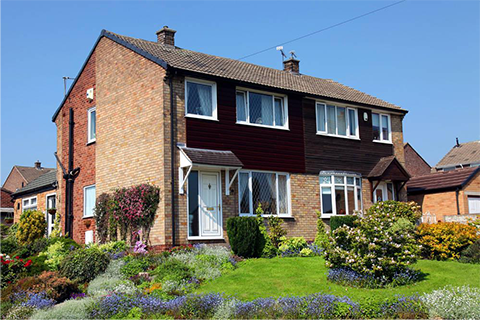
#> input picture icons/example.png, 480 x 320 px, found by its file name
$ python RGB.py
#> lines starting #> are read from the running program, lines starting #| are printed output that depends on the picture
import numpy as np
import cv2

img_path=".\\icons\\example.png"
img=cv2.imread(img_path)    #用于显示的图像
#> img is the input picture: shape (320, 480, 3); mean B, G, R 123.2, 124.8, 114.2
(B,G,R)=cv2.split(img)  #将图像分为RGB
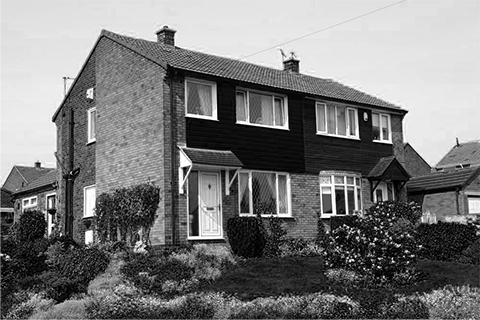
#> B: shape (320, 480); min 0, max 255, mean 123.2
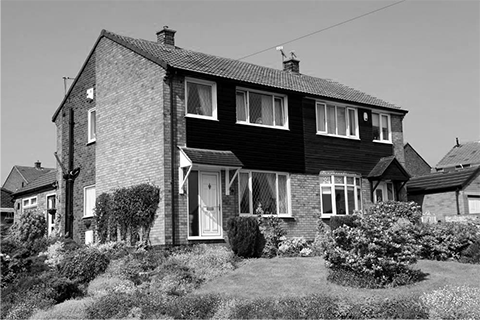
#> G: shape (320, 480); min 0, max 255, mean 124.8
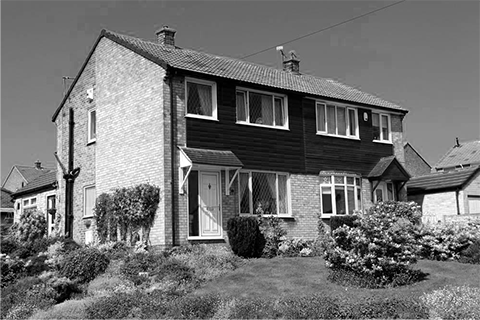
#> R: shape (320, 480); min 0, max 255, mean 114.2
Light=0.3   #亮度初值
Contrast=80 #对比度初值
r=1 #红色的比例初值
g=1 #绿色的比例初值
b=1 #蓝色的比例初值

def updata():
    global img
    img=cv2.merge([np.uint8(np.clip((B*b),0,255)),np.uint8(np.clip((G*g),0,255)),np.uint8(np.clip((R*r),0,255))])
    img=np.uint8(np.clip((Light*img+Contrast),0,255))
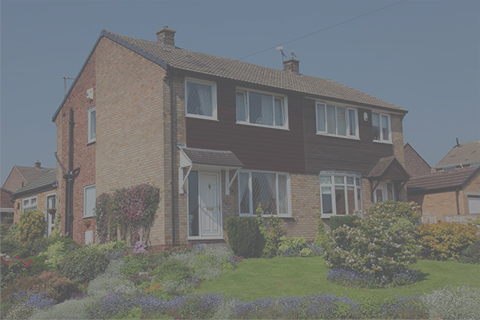
#> img: shape (320, 480, 3); mean B, G, R 116.5, 117, 113.8

def updateR(x):
    global r
    r=cv2.getTrackbarPos('R','RGB')
    r*=0.01

def updateG(x):
    global g
    g=cv2.getTrackbarPos('G','RGB')
    g*=0.01

def updateB(x):
    global b
    b=cv2.getTrackbarPos('B','RGB')
    b*=0.01

def updateLight(x):
    global Light
    Light=cv2.getTrackbarPos('Light','RGB')
    Light*=0.01

def updateContrast(x):
    global Contrast
    Contrast=cv2.getTrackbarPos('Contrast','RGB')

def SavePicture(x):
    cv2.imwrite('.\\icons\\saved.png',img)
    cv2.setTrackbarPos('Save','RGB',0)


cv2.namedWindow('RGB')
cv2.createTrackbar('Light','RGB',0,300,updateLight)
cv2.createTrackbar('Contrast','RGB',0,255,updateContrast)
cv2.createTrackbar('R','RGB',0,300,updateR)
cv2.createTrackbar('G','RGB',0,300,updateG)
cv2.createTrackbar('B','RGB',0,300,updateB)
cv2.createTrackbar('Save','RGB',0,1,SavePicture)

cv2.setTrackbarPos('Light','RGB',100)
cv2.setTrackbarPos('Contrast','RGB',10)
cv2.setTrackbarPos('R','RGB',100)
cv2.setTrackbarPos('G','RGB',100)
cv2.setTrackbarPos('B','RGB',100)


while (True):
    updata()
    cv2.imshow('Picture',img)

    if cv2.waitKey(1)==27:
#> (key Esc is pressed here)
        break
cv2.destroyAllWindows()
